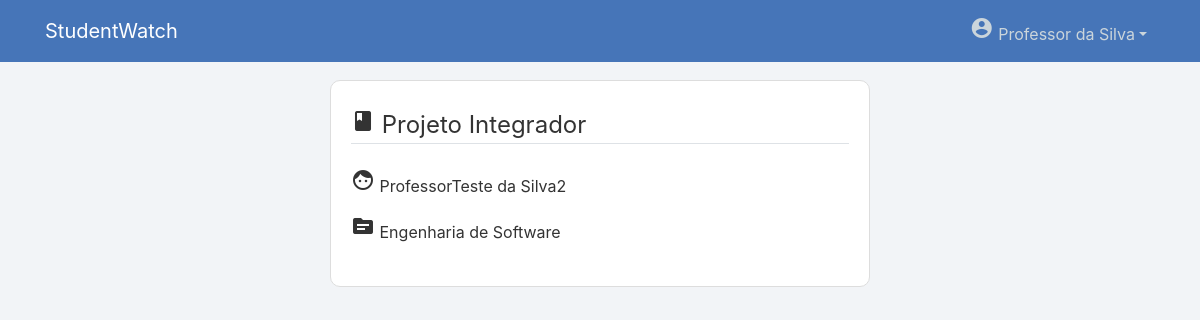
The app's page /disciplina/3/ (signed in) with its own data.
### users/models.py (models this page shows, shortened)
class User(AbstractUser):
    username = models.EmailField(_('username'), unique=False)
    email = models.EmailField(_('email address'), unique=True)
    tipo = models.CharField(max_length=100)

class ProfessorProfile(models.Model):
    user = models.OneToOneField(User, on_delete=models.CASCADE, null=True, related_name='professor_profile')
    campoextra = models.CharField(max_length=100, null=True)
    def __str__(self):
        nome = self.user.first_name+" "+self.user.last_name
        return nome

### manager/models.py (models this page shows, shortened)
class Disciplina(models.Model):
    nome = models.CharField(max_length=100)
    professor = models.ForeignKey(ProfessorProfile, on_delete=models.SET_NULL, null=True)
    curso = models.ForeignKey(Curso, on_delete=models.CASCADE, null=True)

class Curso(models.Model):
    nome = models.CharField(max_length=100)
    descricao = models.TextField(max_length=500)
    coordenador = models.ForeignKey(CoordenadorProfile, on_delete=models.SET_NULL, null=True)
    def __str__(self):
        return self.nome

### manager/views.py (the view)
# urls.py: path('disciplina/<int:pk>/', DisciplinaDetailView.as_view(), name='disciplina-detail'),
class DisciplinaDetailView(LoginRequiredMixin, DetailView):
    model = Disciplina

### manager/templates/manager/disciplina_detail.html (shortened to what this page needs)
{% extends "page/base.html" %}
{% block content %}
    <div class="content-section">
        <fieldset class="form-group">
            <legend class="border-bottom mb-4"><span class="material-icons">book</span> {{ object.nome }}</legend>
            <p><span class="material-icons">face</span> {{ object.professor }}</p>
            <p><span class="material-icons">source</span> {{ object.curso }}</p>
    </div>
{% endblock content %}

### page/templates/page/base.html (shortened to what this page needs)
{% load static %}
<!DOCTYPE html>
<html lang="en">
<head>
    <link rel="stylesheet" href="https://stackpath.bootstrapcdn.com/bootstrap/4.1.3/css/bootstrap.min.css">
    <link rel="stylesheet" type="text/css" href="{% static 'page/main.css' %}">
    <link rel="stylesheet" href="https://code.jquery.com/ui/1.12.1/themes/base/jquery-ui.css" />
</head>
<body>
    <header class="site-header">
        <nav class="navbar navbar-expand-md navbar-dark bg-steel fixed-top">
          <div class="container">
            {% if user.is_authenticated and user.is_staff %}
              <a class="navbar-brand mr-4" href="{% url 'page-home' %}">StudentWatch | <b>Admin</b></a>
            {% else %}
              <a class="navbar-brand mr-4" href="{% url 'page-home' %}">StudentWatch</a>
            {% endif %}
            <div class="collapse navbar-collapse" id="navbarToggle">
              <div class="navbar-nav">
                {% if user.is_authenticated %}
                  <div class="nav-item dropdown">
                    <a class="nav-link dropdown-toggle" data-toggle="dropdown" href="#" role="button" aria-haspopup="true" aria-expanded="false"><span class="material-icons">account_circle</span> {{ user.first_name }} {{ user.last_name }}</a>
                  </div>
                {% else %}
                  <a class="nav-item nav-link" href="{% url 'login' %}"><span class="material-icons">login</span></a>
                {% endif %}
              </div>
            </div>
          </div>
        </nav>
    </header>
    <main role="main" class="container">
        <div class="row">
          <div class="col-sm-3"></div>
          <div class="col-md-6">
            {% block content %}{% endblock %}
          </div>
          <div class="col-sm-3"></div>
        </div>
      </main>
</body>
</html>

### page/static/page/main.css (style rules this page uses)
body { background: #f2f4f7; color: #333333; margin-top: 5rem; }
.bg-steel { background-color: #4675b8; }
.site-header .navbar-nav .nav-link { color: #cbd5db; }
.content-section { background: #ffffff; padding: 10px 20px; border: 1px solid #dddddd; border-radius: 10px; margin-bottom: 20px; }

### records on screen
User: first_name "Professor", last_name "da Silva"
Disciplina: nome "Projeto Integrador", professor "ProfessorTeste da Silva2", curso "Engenharia de Software"
